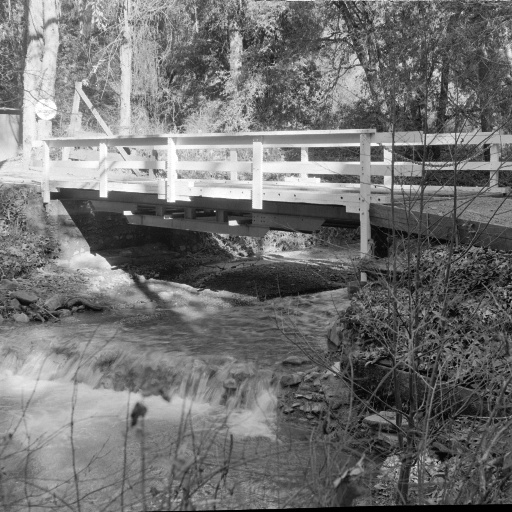
#> input picture msdt-4/bridge.tif, 512 x 512 px
$ python Lab04.py
#> lines starting #> are read from the running program, lines starting #| are printed output that depends on the picture
import numpy as np
import logging
from math import log10, sqrt
from cmath import phase
from PIL import Image
from matplotlib import pyplot as plt
from scipy.signal import convolve2d


logging.basicConfig(
    filename="logger.log", level="INFO",
    format="%(asctime)s %(levelname)s Line: %(lineno)d %(message)s"
)

ALPHA = 1
CVZ = np.random.normal(0, 1, size=[256, 256])


def process_threshold(x):
    """
    Applies a threshold to the input value x.
    """
    result = 1 if x > 0.1 else 0
    logging.info(f"Applied threshold to {x}, result: {result}")
    return result


# [74 lines left out: functions calculate_psnr, calculate_psnr_alternative, select_best_alpha, not called in this run]


def generate_false_detection_vectors(count):
    """
    Generates a list of false detection vectors (CVZ) with the specified count.
    """
#> called with count = 100
    false_detection_cvz = []
    for i in range(count):
        false_detection_cvz.append(np.random.normal(0, 1, size=[65536]))
    return false_detection_cvz


def calculate_proximity(first_cvz, second_cvz):
    """
    Calculates the proximity between two vectors.
    """
    proximity = sum(first_cvz * second_cvz) / (
            ((sum(first_cvz ** 2)) ** (1 / 2)) *
            ((sum(second_cvz ** 2)) ** (1 / 2)))
    return proximity


def detect_false_proximity(false_detection_cvz, cvz):
    """
    Detects the proximity of false CVZ vectors relative to the given CVZ vector.
    """
    false_detection_proximity_array = []
    for false_cvz in false_detection_cvz:
        false_detection_proximity_array.append(
            calculate_proximity(cvz, false_cvz)
        )
    logging.info(f"False detection proximities: {false_detection_proximity_array}")
    return false_detection_proximity_array


def rotate_and_calculate_proximity(rotation_angle):
    """
    Rotates the image by an angle and get the proximity
    """
    rotated_image = reverse_image.rotate(rotation_angle)
    rotated_image_array = np.asarray(rotated_image)
    spectre_array = np.fft.fft2(rotated_image_array)
    reverse_array = abs(np.fft.ifft2(spectre_array))
    reverse_spectre_array = np.fft.fft2(reverse_array)
    reverse_abs_spectrum = abs(reverse_spectre_array /
                              np.exp(phase_array * 1j))
    rotated_cvz = (reverse_abs_spectrum[128:384, 128:384] -
                   original_abs_spectrum[128:384, 128:384]) / ALPHA
    flatten_cvz = CVZ.flatten()
    flatten_rotated_cvz = rotated_cvz.flatten()
    p = sum(flatten_cvz * flatten_rotated_cvz) / (
                ((sum(flatten_cvz ** 2)) ** (1 / 2)) *
                ((sum(flatten_rotated_cvz ** 2)) ** (1 / 2)))
    logging.info(f"Proximity after rotation by {rotation_angle} degrees: {p}")
    return p


def apply_cut_and_calculate_proximity(replacement_proportion):
    """
    change the part of reversed image with part of original image and calculate proximity
    """
    reverse_array[
        0:int(replacement_proportion * len(reverse_array)),
        0:int(replacement_proportion * len(reverse_array))
    ] = image_array[
        0:int(replacement_proportion * len(image_array)):,
        0:int(replacement_proportion * len(image_array))
    ]
    reverse_spectre_array = np.fft.fft2(reverse_array)
    reverse_abs_spectrum = abs(reverse_spectre_array /
                              np.exp(phase_array * 1j))
    cut_cvz = (reverse_abs_spectrum[128:384, 128:384] -
               original_abs_spectrum[128:384, 128:384]) / ALPHA
    flatten_cvz = CVZ.flatten()
    flatten_cut_cvz = cut_cvz.flatten()
    p = sum(flatten_cvz * flatten_cut_cvz) / (
                ((sum(flatten_cvz ** 2)) ** (1 / 2)) *
                ((sum(flatten_cut_cvz ** 2)) ** (1 / 2)))
    logging.info(f"Proximity after applying cut with {replacement_proportion} proportion: {p}")
    return p


def smooth_and_calculate_proximity(m):
    """
    Applies smoothing with a window of given size and calculates proximity.
    """
    window = np.full((m, m), 1) / (m*m)
    smooth_array = convolve2d(
        reverse_image, window,
        boundary="symm", mode="same"
    )
    spectre_array = np.fft.fft2(smooth_array)
    reverse_array = abs(np.fft.ifft2(spectre_array))
    reverse_spectre_array = np.fft.fft2(reverse_array)
    reverse_abs_spectrum = abs(reverse_spectre_array /
                              np.exp(phase_array * 1j))
    rotated_cvz = (reverse_abs_spectrum[128:384, 128:384] -
                   original_abs_spectrum[128:384, 128:384]) / ALPHA
    flatten_cvz = CVZ.flatten()
    flatten_smoothed_cvz = rotated_cvz.flatten()
    p = sum(flatten_cvz * flatten_smoothed_cvz) / (
                ((sum(flatten_cvz ** 2)) ** (1 / 2)) *
                ((sum(flatten_smoothed_cvz ** 2)) ** (1 / 2)))
    logging.info(f"Proximity after smoothing with {m} window size: {p}")
    return p


def compress_jpeg_and_calculate_proximity(qf):
    """
    Compresses the image to JPEG with the specified quality factor and calculates proximity.
    """
    rgb_reverse_image = reverse_image.convert("RGB")
    rgb_reverse_image.save("JPEG_image.jpg", quality=qf)
    jpeg_image = Image.open("JPEG_image.jpg").convert("L")
    jpeg_array = np.asarray(jpeg_image)
    spectre_array = np.fft.fft2(jpeg_array)
    reverse_array = abs(np.fft.ifft2(spectre_array))
    reverse_spectre_array = np.fft.fft2(reverse_array)
    reverse_abs_spectrum = abs(reverse_spectre_array /
                              np.exp(phase_array * 1j))
    rotated_cvz = (reverse_abs_spectrum[128:384, 128:384] -
                   original_abs_spectrum[128:384, 128:384]) / ALPHA
    flatten_cvz = CVZ.flatten()
    flatten_jpeg_cvz = rotated_cvz.flatten()
    p = sum(flatten_cvz * flatten_jpeg_cvz) / (
                ((sum(flatten_cvz ** 2)) ** (1 / 2)) *
                ((sum(flatten_jpeg_cvz ** 2)) ** (1 / 2)))
    logging.info(f"Proximity after compress with {qf} quality factor: {p}")
    return p


flatten_CVZ = CVZ.flatten()
false_detection_cvz = generate_false_detection_vectors(100)
false_detection_proximity_array = (
    detect_false_proximity(false_detection_cvz, CVZ.flatten()))

x = np.arange(0, 100, 1)
y = false_detection_proximity_array
plt.xlabel("X axis")
plt.ylabel("Y axis")
plt.plot(x, y, color="red")
plt.show()
#> figure, not shown here; curve peaks at x = 12, y = 0.0108

logging.info("Loading image and converting to array")
image = Image.open("bridge.tif")
#> image is the input picture: PIL image 512x512 L; min 0, max 255, mean 113.8
image_array = np.asarray(image)

logging.info("Transforming image to frequency domain")
spectre_array = np.fft.fft2(image_array)
get_phase = np.vectorize(phase)
phase_array = get_phase(spectre_array)
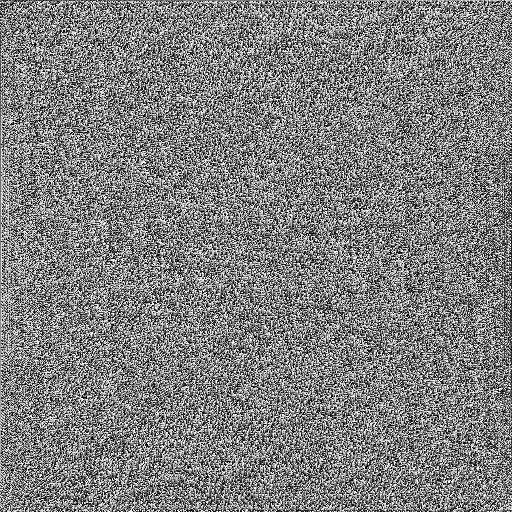
#> phase_array: shape (512, 512) float64; min -3.14, max 3.14, mean 1.2e-05; drawn with min black and max white
abs_spectrum = abs(spectre_array)
original_abs_spectrum = abs(spectre_array)

logging.info("Embedding CVZ into image")
modified_abs_spectrum = abs_spectrum
modified_abs_spectrum[128:384, 128:384] = (
        abs_spectrum[128:384, 128:384] + ALPHA*CVZ)
modified_spectrum = modified_abs_spectrum * np.exp(phase_array*1j)
reverse_array = abs(np.fft.ifft2(modified_spectrum))
reverse_image = Image.fromarray(reverse_array)
reverse_image.convert("RGB").save("img_with_cvz.png")

logging.info("Evaluating embedded CVZ")
new_image = Image.open("img_with_cvz.png").convert("L")
reverse_array = np.asarray(new_image)
save_reverse_array = reverse_array
reverse_array = save_reverse_array.copy()
reverse_spectre_array = np.fft.fft2(reverse_array)
reverse_abs_spectrum = abs(reverse_spectre_array /
                          np.exp(phase_array*1j))
included_cvz = (reverse_abs_spectrum[128:384, 128:384] -
                original_abs_spectrum[128:384, 128:384]) / ALPHA
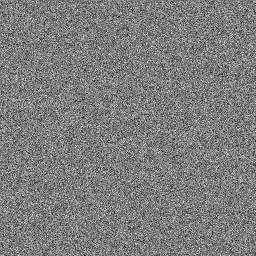
#> included_cvz: shape (256, 256) float64; min -1726.5, max 1782.6, mean 4.5; drawn with min black and max white
flatten_cvz = CVZ.flatten()
flatten_included_cvz = included_cvz.flatten()
p = (sum(flatten_cvz*flatten_included_cvz) /
     (((sum(flatten_cvz**2))**(1/2)) *
      ((sum(flatten_included_cvz**2))**(1/2))))
#> p = 0.672
included_cvz_estimation = process_threshold(p)
#> in process_threshold, `result = 1 if x > 0.1 else 0`: result = 1
#> included_cvz_estimation = 1
logging.info(f"Threshold p-value for included CVZ: {p}, inclusion estimation: {included_cvz_estimation}")
reverse_image = Image.fromarray(reverse_array)


# CUT
logging.info("Starting CUT analysis")
cut_param_array = np.arange(0.55, 1.45, 0.15)
cut_proximities = []
for cut_param in cut_param_array:
    proximity = apply_cut_and_calculate_proximity(cut_param)
    cut_proximities.append(proximity)
    logging.debug(f"CUT parameter: {cut_param}, proximity: {proximity}")
#> this loop made 6 passes
#> (p in apply_cut_and_calculate_proximity, proximity) on passes 1 to 6: (0.606, 0.606), (0.547, 0.547), (0.434, 0.434), (-0.000209, -0.000209), (-0.000209, -0.000209), (-0.000209, -0.000209)
#> pass 1, in apply_cut_and_calculate_proximity, `cut_cvz = (reverse_abs_spectrum[128:384, 128:384] - original_abs_spect..`:
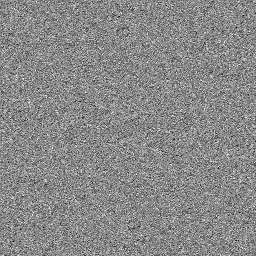
#> cut_cvz: shape (256, 256) float64; min -1431, max 1239.6, mean 6.6; drawn with min black and max white
#> after the loop, cut_proximities = [0.606, 0.547, 0.434, -0.000209, -0.000209, -0.000209]


# ROTATION
logging.info("Starting ROTATION analysis")
rotation_param_array = np.arange(1, 90, 8.9)
rotation_proximities = []
for rotation_param in rotation_param_array:
    proximity = rotate_and_calculate_proximity(rotation_param)
    rotation_proximities.append(proximity)
    logging.debug(f"ROTATION parameter: {rotation_param}, proximity: {proximity}")
#> this loop made 10 passes
#> (p in rotate_and_calculate_proximity, proximity) on passes 1 to 10: (0.00132, 0.00132), (0.00325, 0.00325), (-0.00478, -0.00478), (0.0039, 0.0039), (0.00193, 0.00193), (0.00138, 0.00138), (-0.00134, -0.00134), (-0.00264, -0.00264), (-0.000124, -0.000124), (-0.00178, -0.00178)
#> pass 1, in rotate_and_calculate_proximity, `rotated_cvz = (reverse_abs_spectrum[128:384, 128:384] - original_abs_s..`:
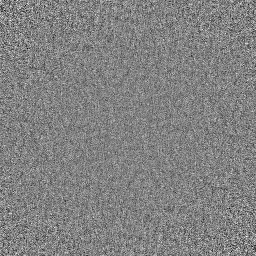
#> rotated_cvz: shape (256, 256) float64; min -15024.4, max 14562.1, mean 69.2; drawn with min black and max white
#> after the loop, rotation_proximities = [0.00132, 0.00325, -0.00478, 0.0039, 0.00193, 0.00138, -0.00134, -0.00264, -0.000124, -0.00178]


# SMOOTH
logging.info("Starting SMOOTH analysis")
smooth_param_array = np.arange(3, 15, 2)
smooth_proximities = []
for smooth_param in smooth_param_array:
    proximity = smooth_and_calculate_proximity(smooth_param)
    smooth_proximities.append(proximity)
    logging.debug(f"SMOOTH parameter: {smooth_param}, proximity: {proximity}")
#> this loop made 6 passes
#> (p in smooth_and_calculate_proximity, proximity) on passes 1 to 6: (0.00477, 0.00477), (0.00461, 0.00461), (0.00471, 0.00471), (0.00465, 0.00465), (0.00465, 0.00465), (0.00467, 0.00467)
#> pass 1, in smooth_and_calculate_proximity, `rotated_cvz = (reverse_abs_spectrum[128:384, 128:384] - original_abs_s..`:
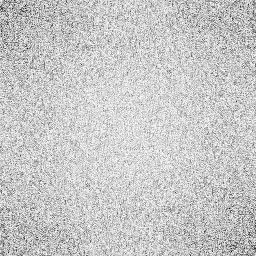
#> rotated_cvz: shape (256, 256) float64; min -16671, max 80.86, mean -3493.5; drawn with min black and max white
#> after the loop, smooth_proximities = [0.00477, 0.00461, 0.00471, 0.00465, 0.00465, 0.00467]


# JPEG
logging.info("Starting JPEG compression analysis")
jpeg_param_array = np.arange(30, 91, 10)
jpeg_proximities = []
for jpeg_param in jpeg_param_array:
    proximity = compress_jpeg_and_calculate_proximity(int(jpeg_param))
#> in compress_jpeg_and_calculate_proximity, `rotated_cvz = (reverse_abs_spectrum[128:384, 128:384] - original_abs_s..`:
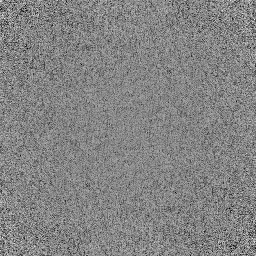
#> rotated_cvz: shape (256, 256) float64; min -13260.3, max 8416.4, mean -2041.6; drawn with min black and max white
#> in compress_jpeg_and_calculate_proximity, `p = sum(flatten_cvz * flatten_jpeg_cvz) / ( ((sum(flatten_cvz ** 2)) *..`: p = 0.0045
#> proximity = 0.0045
    jpeg_proximities.append(proximity)
    logging.debug(f"JPEG quality parameter: {jpeg_param}, proximity: {proximity}")


# OUTPUT
logging.info("Construction CUT process graph")
x = cut_param_array
y = cut_proximities
#> y has the same summary as cut_proximities
plt.title("CUT")
plt.xlabel("X axis")
plt.ylabel("Y axis")
plt.plot(x, y, color="red")
plt.show()

logging.info("Construction ROTATION process graph")
x = rotation_param_array
y = rotation_proximities
#> y has the same summary as rotation_proximities
plt.title("ROTATION")
plt.xlabel("X axis")
plt.ylabel("Y axis")
plt.plot(x, y, color="red")
plt.show()
#> figure, not shown here; curve peaks at x = 27.7, y = 0.0039

logging.info("Construction SMOOTH process graph")
x = smooth_param_array
y = smooth_proximities
#> y has the same summary as smooth_proximities
plt.title("SMOOTH")
plt.xlabel("X axis")
plt.ylabel("Y axis")
plt.plot(x, y, color="red")
plt.show()

logging.info("Construction JPEG process graph")
x = jpeg_param_array
y = jpeg_proximities
#> y = [0.0045, 0.00493, 0.00421, 0.00154, 0.000313, -0.00755, -3.98e-05]
plt.title("JPEG")
plt.xlabel("X axis")
plt.ylabel("Y axis")
plt.plot(x, y, color="red")
plt.show()
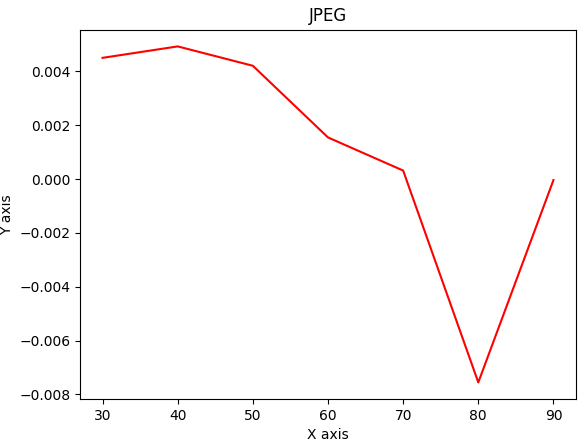
#> figure drawn by matplotlib, 1 panel
